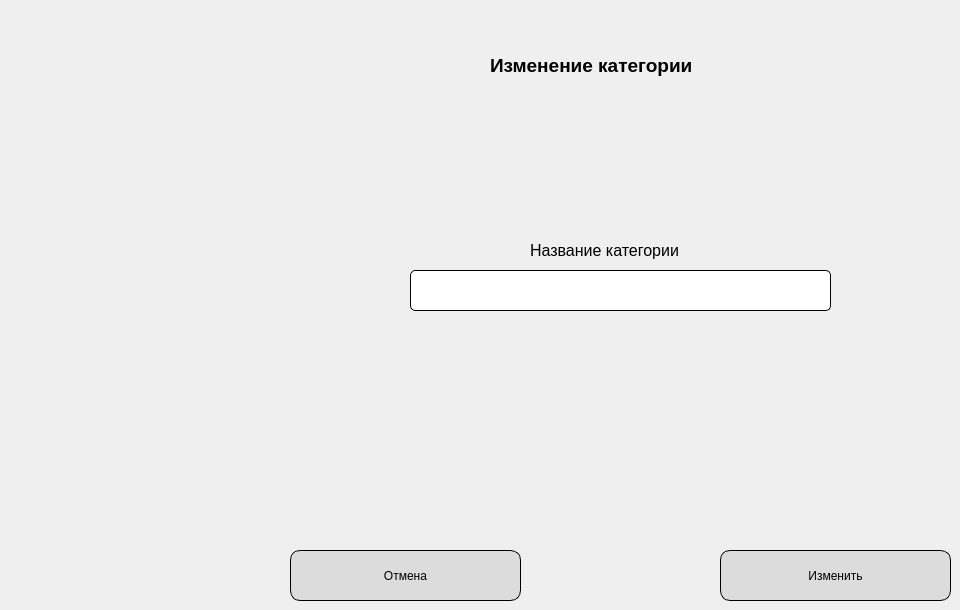
    <widget class="QWidget" name="ChangeCategory">
     <widget class="QLabel" name="label_ChangeCategory">
      <property name="geometry">
       <rect>
        <x>490</x>
        <y>50</y>
        <width>251</width>
        <height>31</height>
       </rect>
      </property>
      <property name="font">
       <font>
        <family>Segoe UI</family>
        <pointsize>14</pointsize>
        <weight>75</weight>
        <bold>true</bold>
       </font>
      </property>
      <property name="text">
       <string>Изменение категории</string>
      </property>
     </widget>
     <widget class="QPushButton" name="pushButton_ChangeCategory">
      <property name="geometry">
       <rect>
        <x>720</x>
        <y>550</y>
        <width>231</width>
        <height>51</height>
       </rect>
      </property>
      <property name="styleSheet">
       <string notr="true">QPushButton { border-radius: 10px;border: 1px solid black; color: black; background: rgb(220,220,220);}
QPushButton:hover { background-color: rgba(143, 142, 142, 1); }</string>
      </property>
      <property name="text">
       <string>Изменить</string>
      </property>
     </widget>
     <widget class="QPushButton" name="pushButton_CancelChangeCategory">
      <property name="geometry">
       <rect>
        <x>290</x>
        <y>550</y>
        <width>231</width>
        <height>51</height>
       </rect>
      </property>
      <property name="styleSheet">
       <string notr="true">QPushButton { border-radius: 10px;border: 1px solid black; color: black; background: rgb(220,220,220);}
QPushButton:hover { background-color: rgba(143, 142, 142, 1); }</string>
      </property>
      <property name="text">
       <string>Отмена</string>
      </property>
     </widget>
     <widget class="QLabel" name="label_ChangeCategoryName">
      <property name="geometry">
       <rect>
        <x>530</x>
        <y>240</y>
        <width>191</width>
        <height>21</height>
       </rect>
      </property>
      <property name="font">
       <font>
        <family>Segoe UI</family>
        <pointsize>12</pointsize>
       </font>
      </property>
      <property name="text">
       <string>Название категории</string>
      </property>
     </widget>
     <widget class="QLineEdit" name="lineEdit_ChangeCategory">
      <property name="geometry">
       <rect>
        <x>410</x>
        <y>270</y>
        <width>421</width>
        <height>41</height>
       </rect>
      </property>
      <property name="styleSheet">
       <string notr="true">QLineEdit { border-radius: 5px;border: 1px solid black; color: black;}
</string>
      </property>
     </widget>
    </widget>
